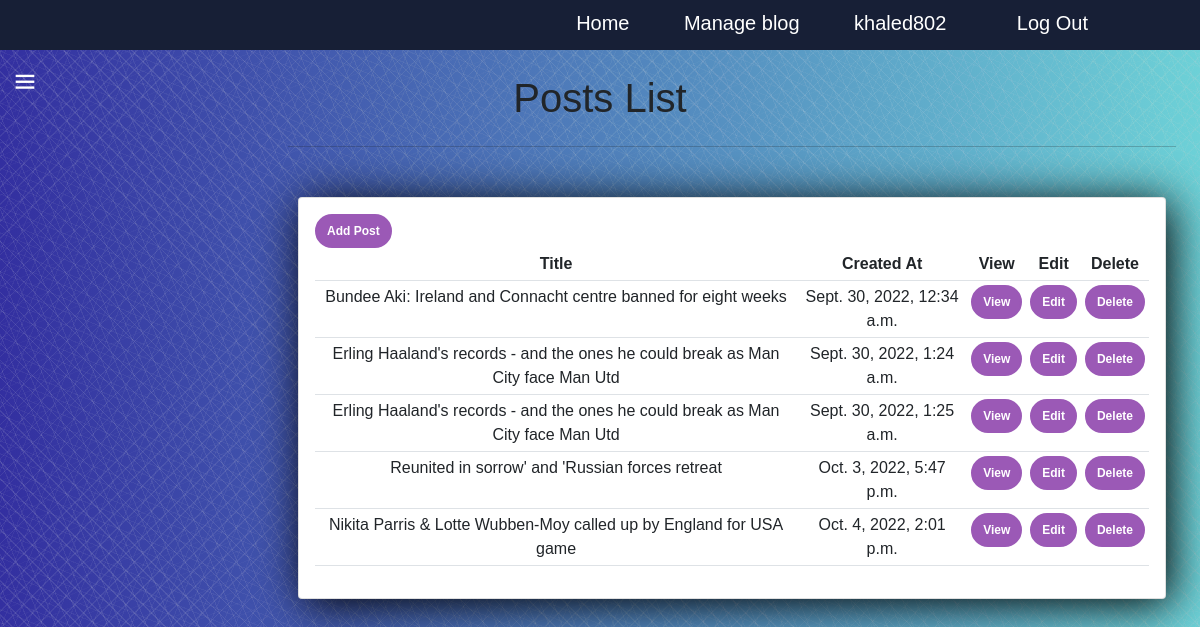
The page /admn/list_of_posts (signed in) on the database as committed earlier.
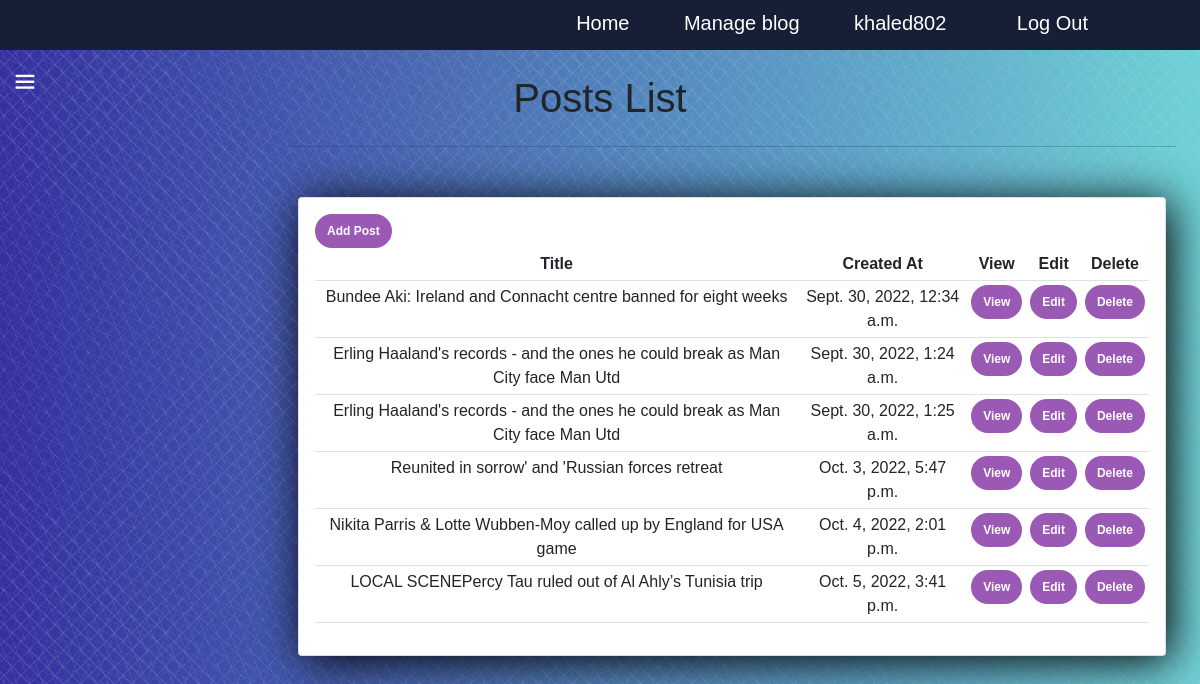
The same page on the database as committed later.
### post/models.py (models this page shows, shortened)
class Post(models.Model):
    title = models.CharField(max_length=100)
    details = models.TextField()
    picture = models.ImageField(upload_to='images/')
    created_time = models.DateTimeField(auto_now_add=True)
    category=models.ForeignKey(Category , null = True , blank=True , on_delete=models.CASCADE , related_name='post_category')
    num_of_likes=models.IntegerField(default=0)
    @classmethod
    def get_all_posts(cls):
        return cls.objects.all()

### admn/views.py (the view)
# urls.py: path('list_of_posts',list_of_posts,name='list_of_posts'),
@user_passes_test(check_admin)
def list_of_posts(request):
    posts = Post.get_all_posts()
    return render(request,'admn/list_of_posts.html',context={'posts':posts})

### admn/views.py (called while the page is built)
def check_admin(user):
   return user.is_superuser

### categories/context_processors.py (called while the page is built)
def categories_processor(request):
    categories = Category.objects.all()
    print('hi')
    print(categories)
    return {'categories': categories}

### categories/models.py (called while the page is built)
    def get_category_url(self):
        return reverse('category.show', args=[self.id])

    def get_subscribe_url(self):
        return reverse('category.subscribe', args=[self.id])

    def get_subscribers(self):
        return set([sub.user for sub in Subscribe.objects.filter(category=self)])

    def __str__(self) -> str:
        return self.title

### admn/templates/admn/list_of_posts.html (shortened to what this page needs)
{% extends 'base/base.html'%}
    {% block content %}
    <br>
    <div class="row">
        <div class="title" style="text-align: center;"><h1>Posts List</h1></div>
        <div class="col-md-7" style=" display:block; text-align: center; padding-left: 300px; width: 1200px;">
            <hr>
            <div class="card card-body" style="height: auto;">
                <a class="btn btn-primary  btn-sm btn-block" href="{% url 'CreatePost' %}">Add Post</a>
                <table class="table table-sm" style="overflow: scroll;">
                    <tr>
                        <th>Title</th>
                        <th>Created At</th>
                        <th>View</th>
                        <th>Edit</th>
                        <th>Delete</th>
                    </tr>
                    {% for post in posts %}
                    <tr>
                        <td> {{post.title}} </td>
                        <td> {{post.created_time}} </td>
                        <td><a class="btn btn btn-success" href="{% url 'post.show' post.id %}"> View </a></td>
                        <td><a class="btn btn btn-warning" href="{% url 'edit_post' post.id %}"> Edit </a></td>
                        <td><a class="btn btn btn-danger" href="{% url 'delete_post' post.id %}"> Delete </a></td>
                    </tr>
                    {% endfor %}
                </table>
            </div>
        </div>
    </div>
    {% endblock %}

Rows that differ between the two databases and show on the page:
added Post: title "LOCAL SCENEPercy Tau ruled out of Al Ahly’s Tunisia trip", created_time "Oct. 5, 2022, 3:41 p.m."
